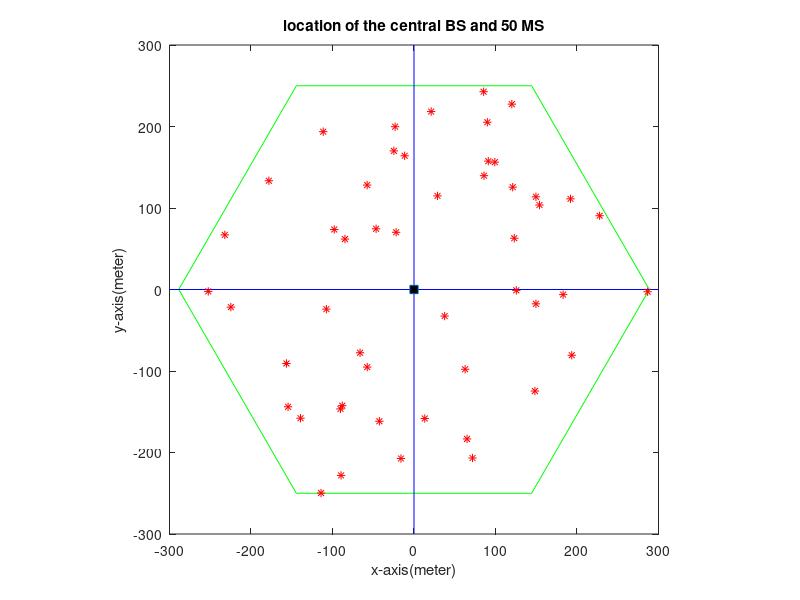
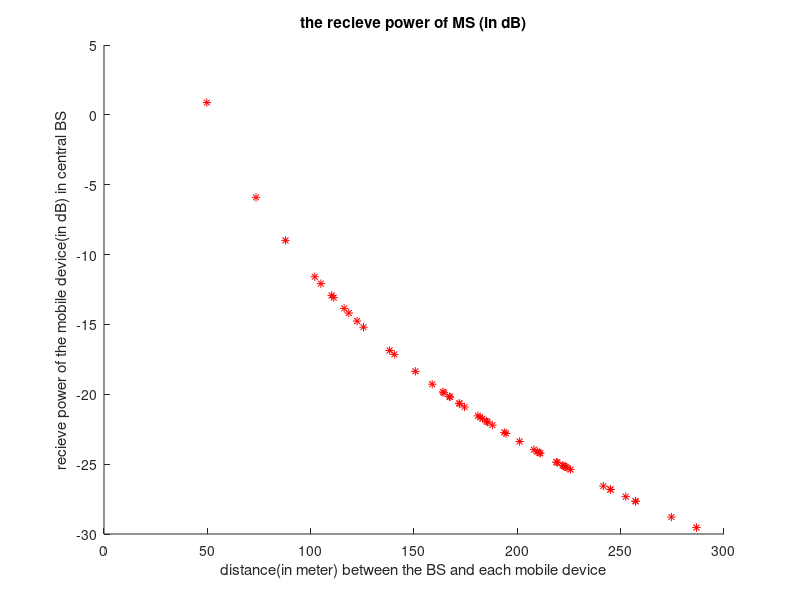
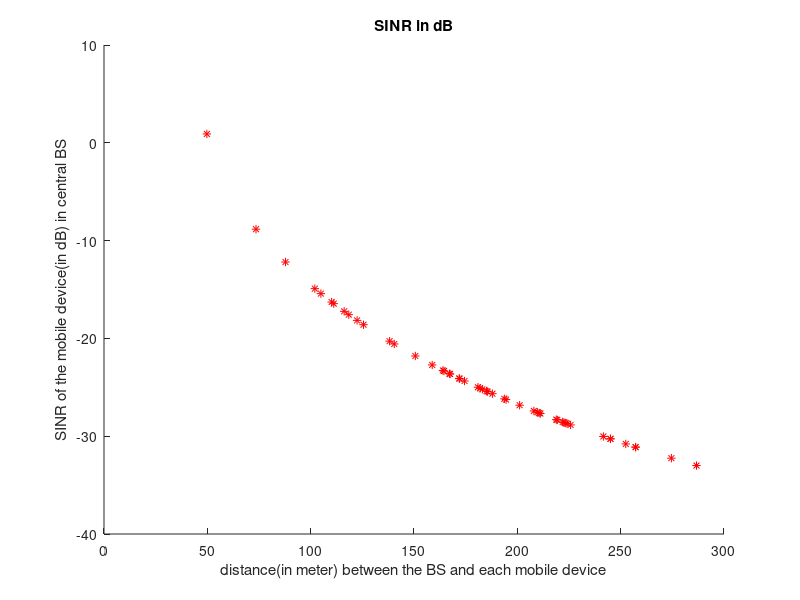

These figures' MATLAB source, in order:
x_ms(1:50) = 0;
y_ms(1:50) = 0;
theta = linspace(0,2*pi,7);
D = 500 / (3^0.5);
plot(D*cos(theta),D*sin(theta),'g-');
axis square;
hold on
plot([-300,300],[0,0],'b');
hold on
plot([0,0],[-300,300],'b');
hold on
plot(0,0,'s','MarkerFaceColor','k');
i = 0;
num = 1;
while i < 50
    x = 2*D*rand(1,2)-D;
    if(abs(x(1))+abs(x(2))/sqrt(3)) <= D && abs(x(2)) <= D*sqrt(3)/2
        x_ms(num) = x(1);
        y_ms(num) = x(2);
        num = num + 1;
        i = i + 1;
        hold on
        plot(x(1),x(2),'r*');
    end
end
hold off

title('location of the central BS and 50 MS');
xlabel('x-axis(meter)');
ylabel('y-axis(meter)');

%===============================================%

h_bs = 51.5;
h_ms = 1.5;
power_bs = 10^0.3;
g_trans = 10^1.4;
g_rev = 10^1.4;
power_rev(1:50) = 0; %in db
figure
for i = 1:50
    d = sqrt(x_ms(i)^2+y_ms(i)^2);
    power_rev(i) = 10 * log10((h_bs*h_ms)^2 / d^4 * power_bs * g_trans * g_rev);
    hold on
    plot(d,power_rev(i),'r*');
end
hold off

title('the recieve power of MS (in dB)');
xlabel('distance(in meter) between the BS and each mobile device');
ylabel('recieve power of the mobile device(in dB) in central BS');

%=========================================================================%

noise = 1.38 * (10^-23) * (273+27) * 10 * (10^6);
interference(1:50) = 0; 
power(1:50) = 0; % in Watt
SINR(1:50) = 0;

for i = 1:50
    d = sqrt(x_ms(i)^2+y_ms(i)^2);
    power(i) = (h_bs*h_ms)^2 / d^4 * power_bs * g_trans * g_rev;
end

for i = 1:50
    for j = 1:50
        if j == i 
            continue;
        end
        interference(i) = interference(i) + power(j);
    end
end
figure
for i = 1:50
    d = sqrt(x_ms(i)^2+y_ms(i)^2);
    SINR(i) = 10 * log10(power(i)/(noise+interference(i)));
    hold on
    plot(d,SINR(i),'r*');
end
hold off

title('SINR in dB');
xlabel('distance(in meter) between the BS and each mobile device');
ylabel('SINR of the mobile device(in dB) in central BS');
